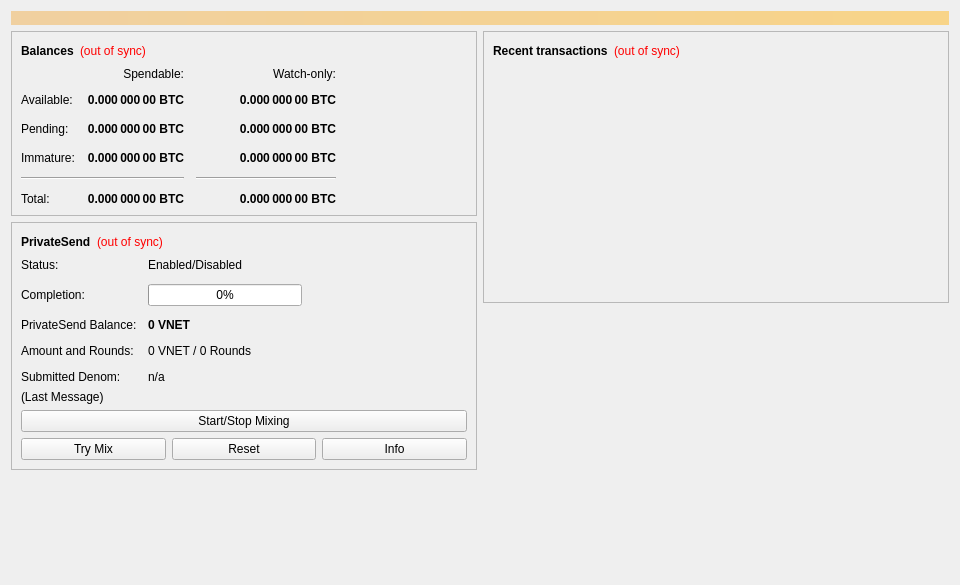
<?xml version="1.0" encoding="UTF-8"?>
<ui version="4.0">
 <class>OverviewPage</class>
 <widget class="QWidget" name="OverviewPage">
  <property name="geometry">
   <rect>
    <x>0</x>
    <y>0</y>
    <width>960</width>
    <height>585</height>
   </rect>
  </property>
  <property name="minimumSize">
   <size>
    <width>960</width>
    <height>0</height>
   </size>
  </property>
  <property name="windowTitle">
   <string>Form</string>
  </property>
  <layout class="QVBoxLayout" name="topLayout">
   <item>
    <widget class="QLabel" name="labelAlerts">
     <property name="visible">
      <bool>false</bool>
     </property>
     <property name="styleSheet">
      <string notr="true">QLabel { background-color: qlineargradient(x1: 0, y1: 0, x2: 1, y2: 0, stop:0 #F0D0A0, stop:1 #F8D488); color:#000000; }</string>
     </property>
     <property name="wordWrap">
      <bool>true</bool>
     </property>
     <property name="margin">
      <number>3</number>
     </property>
     <property name="textInteractionFlags">
      <set>Qt::TextSelectableByMouse</set>
     </property>
    </widget>
   </item>
   <item>
    <layout class="QHBoxLayout" name="horizontalLayout" stretch="1,1">
     <item>
      <layout class="QVBoxLayout" name="verticalLayout_2">
       <item>
        <widget class="QFrame" name="frame">
         <property name="frameShape">
          <enum>QFrame::StyledPanel</enum>
         </property>
         <property name="frameShadow">
          <enum>QFrame::Raised</enum>
         </property>
         <layout class="QVBoxLayout" name="verticalLayout_4">
          <item>
           <layout class="QHBoxLayout" name="horizontalLayout_4">
            <item>
             <widget class="QLabel" name="label_5">
              <property name="font">
               <font>
                <weight>75</weight>
                <bold>true</bold>
               </font>
              </property>
              <property name="text">
               <string>Balances</string>
              </property>
             </widget>
            </item>
            <item>
             <widget class="QLabel" name="labelWalletStatus">
              <property name="toolTip">
               <string>The displayed information may be out of date. Your wallet automatically synchronizes with the VNet network after a connection is established, but this process has not completed yet.</string>
              </property>
              <property name="styleSheet">
               <string notr="true">QLabel { color: red; }</string>
              </property>
              <property name="text">
               <string notr="true">(out of sync)</string>
              </property>
              <property name="alignment">
               <set>Qt::AlignLeading|Qt::AlignLeft|Qt::AlignVCenter</set>
              </property>
             </widget>
            </item>
            <item>
             <spacer name="horizontalSpacer_3">
              <property name="orientation">
               <enum>Qt::Horizontal</enum>
              </property>
              <property name="sizeHint" stdset="0">
               <size>
                <width>40</width>
                <height>20</height>
               </size>
              </property>
             </spacer>
            </item>
           </layout>
          </item>
          <item>
           <layout class="QGridLayout" name="gridLayout">
            <property name="spacing">
             <number>12</number>
            </property>
            <item row="2" column="2">
             <widget class="QLabel" name="labelWatchPending">
              <property name="font">
               <font>
                <weight>75</weight>
                <bold>true</bold>
               </font>
              </property>
              <property name="cursor">
               <cursorShape>IBeamCursor</cursorShape>
              </property>
              <property name="toolTip">
               <string>Unconfirmed transactions to watch-only addresses</string>
              </property>
              <property name="text">
               <string notr="true">0.000 000 00 BTC</string>
              </property>
              <property name="alignment">
               <set>Qt::AlignRight|Qt::AlignTrailing|Qt::AlignVCenter</set>
              </property>
              <property name="textInteractionFlags">
               <set>Qt::LinksAccessibleByMouse|Qt::TextSelectableByKeyboard|Qt::TextSelectableByMouse</set>
              </property>
             </widget>
            </item>
            <item row="2" column="1">
             <widget class="QLabel" name="labelUnconfirmed">
              <property name="font">
               <font>
                <weight>75</weight>
                <bold>true</bold>
               </font>
              </property>
              <property name="cursor">
               <cursorShape>IBeamCursor</cursorShape>
              </property>
              <property name="toolTip">
               <string>Total of transactions that have yet to be confirmed, and do not yet count toward the spendable balance</string>
              </property>
              <property name="text">
               <string notr="true">0.000 000 00 BTC</string>
              </property>
              <property name="alignment">
               <set>Qt::AlignRight|Qt::AlignTrailing|Qt::AlignVCenter</set>
              </property>
              <property name="textInteractionFlags">
               <set>Qt::LinksAccessibleByMouse|Qt::TextSelectableByKeyboard|Qt::TextSelectableByMouse</set>
              </property>
             </widget>
            </item>
            <item row="3" column="2">
             <widget class="QLabel" name="labelWatchImmature">
              <property name="font">
               <font>
                <weight>75</weight>
                <bold>true</bold>
               </font>
              </property>
              <property name="cursor">
               <cursorShape>IBeamCursor</cursorShape>
              </property>
              <property name="toolTip">
               <string>Mined balance in watch-only addresses that has not yet matured</string>
              </property>
              <property name="text">
               <string notr="true">0.000 000 00 BTC</string>
              </property>
              <property name="alignment">
               <set>Qt::AlignRight|Qt::AlignTrailing|Qt::AlignVCenter</set>
              </property>
              <property name="textInteractionFlags">
               <set>Qt::LinksAccessibleByMouse|Qt::TextSelectableByKeyboard|Qt::TextSelectableByMouse</set>
              </property>
             </widget>
            </item>
            <item row="4" column="0" colspan="2">
             <widget class="Line" name="lineSpendableBalance">
              <property name="orientation">
               <enum>Qt::Horizontal</enum>
              </property>
             </widget>
            </item>
            <item row="4" column="2">
             <widget class="Line" name="lineWatchBalance">
              <property name="sizePolicy">
               <sizepolicy hsizetype="Preferred" vsizetype="Fixed">
                <horstretch>0</horstretch>
                <verstretch>0</verstretch>
               </sizepolicy>
              </property>
              <property name="minimumSize">
               <size>
                <width>140</width>
                <height>0</height>
               </size>
              </property>
              <property name="orientation">
               <enum>Qt::Horizontal</enum>
              </property>
             </widget>
            </item>
            <item row="5" column="0">
             <widget class="QLabel" name="labelTotalText">
              <property name="text">
               <string>Total:</string>
              </property>
             </widget>
            </item>
            <item row="3" column="1">
             <widget class="QLabel" name="labelImmature">
              <property name="font">
               <font>
                <weight>75</weight>
                <bold>true</bold>
               </font>
              </property>
              <property name="cursor">
               <cursorShape>IBeamCursor</cursorShape>
              </property>
              <property name="toolTip">
               <string>Mined balance that has not yet matured</string>
              </property>
              <property name="text">
               <string notr="true">0.000 000 00 BTC</string>
              </property>
              <property name="alignment">
               <set>Qt::AlignRight|Qt::AlignTrailing|Qt::AlignVCenter</set>
              </property>
              <property name="textInteractionFlags">
               <set>Qt::LinksAccessibleByMouse|Qt::TextSelectableByKeyboard|Qt::TextSelectableByMouse</set>
              </property>
             </widget>
            </item>
            <item row="2" column="3">
             <spacer name="horizontalSpacer_2">
              <property name="orientation">
               <enum>Qt::Horizontal</enum>
              </property>
              <property name="sizeHint" stdset="0">
               <size>
                <width>40</width>
                <height>20</height>
               </size>
              </property>
             </spacer>
            </item>
            <item row="3" column="0">
             <widget class="QLabel" name="labelImmatureText">
              <property name="text">
               <string>Immature:</string>
              </property>
             </widget>
            </item>
            <item row="5" column="1">
             <widget class="QLabel" name="labelTotal">
              <property name="font">
               <font>
                <weight>75</weight>
                <bold>true</bold>
               </font>
              </property>
              <property name="cursor">
               <cursorShape>IBeamCursor</cursorShape>
              </property>
              <property name="toolTip">
               <string>Your current total balance</string>
              </property>
              <property name="text">
               <string notr="true">0.000 000 00 BTC</string>
              </property>
              <property name="alignment">
               <set>Qt::AlignRight|Qt::AlignTrailing|Qt::AlignVCenter</set>
              </property>
              <property name="textInteractionFlags">
               <set>Qt::LinksAccessibleByMouse|Qt::TextSelectableByKeyboard|Qt::TextSelectableByMouse</set>
              </property>
             </widget>
            </item>
            <item row="5" column="2">
             <widget class="QLabel" name="labelWatchTotal">
              <property name="font">
               <font>
                <weight>75</weight>
                <bold>true</bold>
               </font>
              </property>
              <property name="cursor">
               <cursorShape>IBeamCursor</cursorShape>
              </property>
              <property name="toolTip">
               <string>Current total balance in watch-only addresses</string>
              </property>
              <property name="text">
               <string notr="true">0.000 000 00 BTC</string>
              </property>
              <property name="alignment">
               <set>Qt::AlignRight|Qt::AlignTrailing|Qt::AlignVCenter</set>
              </property>
              <property name="textInteractionFlags">
               <set>Qt::LinksAccessibleByMouse|Qt::TextSelectableByKeyboard|Qt::TextSelectableByMouse</set>
              </property>
             </widget>
            </item>
            <item row="0" column="2">
             <widget class="QLabel" name="labelWatchonly">
              <property name="text">
               <string>Watch-only:</string>
              </property>
              <property name="alignment">
               <set>Qt::AlignRight|Qt::AlignTrailing|Qt::AlignVCenter</set>
              </property>
             </widget>
            </item>
            <item row="1" column="0">
             <widget class="QLabel" name="labelBalanceText">
              <property name="text">
               <string>Available:</string>
              </property>
             </widget>
            </item>
            <item row="1" column="1">
             <widget class="QLabel" name="labelBalance">
              <property name="font">
               <font>
                <weight>75</weight>
                <bold>true</bold>
               </font>
              </property>
              <property name="cursor">
               <cursorShape>IBeamCursor</cursorShape>
              </property>
              <property name="toolTip">
               <string>Your current spendable balance</string>
              </property>
              <property name="text">
               <string notr="true">0.000 000 00 BTC</string>
              </property>
              <property name="alignment">
               <set>Qt::AlignRight|Qt::AlignTrailing|Qt::AlignVCenter</set>
              </property>
              <property name="textInteractionFlags">
               <set>Qt::LinksAccessibleByMouse|Qt::TextSelectableByKeyboard|Qt::TextSelectableByMouse</set>
              </property>
             </widget>
            </item>
            <item row="1" column="2">
             <widget class="QLabel" name="labelWatchAvailable">
              <property name="font">
               <font>
                <weight>75</weight>
                <bold>true</bold>
               </font>
              </property>
              <property name="cursor">
               <cursorShape>IBeamCursor</cursorShape>
              </property>
              <property name="toolTip">
               <string>Your current balance in watch-only addresses</string>
              </property>
              <property name="text">
               <string notr="true">0.000 000 00 BTC</string>
              </property>
              <property name="alignment">
               <set>Qt::AlignRight|Qt::AlignTrailing|Qt::AlignVCenter</set>
              </property>
              <property name="textInteractionFlags">
               <set>Qt::LinksAccessibleByMouse|Qt::TextSelectableByKeyboard|Qt::TextSelectableByMouse</set>
              </property>
             </widget>
            </item>
            <item row="2" column="0">
             <widget class="QLabel" name="labelPendingText">
              <property name="text">
               <string>Pending:</string>
              </property>
             </widget>
            </item>
            <item row="0" column="1">
             <widget class="QLabel" name="labelSpendable">
              <property name="text">
               <string>Spendable:</string>
              </property>
              <property name="alignment">
               <set>Qt::AlignRight|Qt::AlignTrailing|Qt::AlignVCenter</set>
              </property>
             </widget>
            </item>
           </layout>
          </item>
         </layout>
        </widget>
       </item>
       <item>
        <widget class="QFrame" name="framePrivateSend">
         <property name="layoutDirection">
          <enum>Qt::LeftToRight</enum>
         </property>
         <property name="frameShape">
          <enum>QFrame::StyledPanel</enum>
         </property>
         <property name="frameShadow">
          <enum>QFrame::Raised</enum>
         </property>
         <layout class="QVBoxLayout" name="VerticalLayout_PS1">
          <item>
           <layout class="QHBoxLayout" name="horizontalLayout_5">
            <item>
             <widget class="QLabel" name="labelPrivateSendHeader">
              <property name="font">
               <font>
                <weight>75</weight>
                <bold>true</bold>
               </font>
              </property>
              <property name="text">
               <string>PrivateSend</string>
              </property>
             </widget>
            </item>
            <item>
             <widget class="QLabel" name="labelPrivateSendSyncStatus">
              <property name="toolTip">
               <string>The displayed information may be out of date. Your wallet automatically synchronizes with the VNet network after a connection is established, but this process has not completed yet.</string>
              </property>
              <property name="styleSheet">
               <string notr="true">QLabel { color: red; }</string>
              </property>
              <property name="text">
               <string notr="true">(out of sync)</string>
              </property>
              <property name="alignment">
               <set>Qt::AlignLeading|Qt::AlignLeft|Qt::AlignVCenter</set>
              </property>
             </widget>
            </item>
            <item>
             <spacer name="horizontalSpacer_4">
              <property name="orientation">
               <enum>Qt::Horizontal</enum>
              </property>
              <property name="sizeHint" stdset="0">
               <size>
                <width>40</width>
                <height>20</height>
               </size>
              </property>
             </spacer>
            </item>
           </layout>
          </item>
          <item>
           <layout class="QFormLayout" name="privateSendFormLayout">
            <property name="fieldGrowthPolicy">
             <enum>QFormLayout::AllNonFixedFieldsGrow</enum>
            </property>
            <property name="horizontalSpacing">
             <number>11</number>
            </property>
            <property name="verticalSpacing">
             <number>12</number>
            </property>
            <item row="0" column="0">
             <widget class="QLabel" name="labelPrivateSendEnabledText">
              <property name="text">
               <string>Status:</string>
              </property>
             </widget>
            </item>
            <item row="0" column="1">
             <widget class="QLabel" name="labelPrivateSendEnabled">
              <property name="text">
               <string>Enabled/Disabled</string>
              </property>
             </widget>
            </item>
            <item row="1" column="0">
             <widget class="QLabel" name="labelCompletitionText">
              <property name="text">
               <string>Completion:</string>
              </property>
             </widget>
            </item>
            <item row="1" column="1">
             <widget class="QProgressBar" name="privateSendProgress">
              <property name="maximumSize">
               <size>
                <width>154</width>
                <height>16777215</height>
               </size>
              </property>
              <property name="value">
               <number>0</number>
              </property>
             </widget>
            </item>
            <item row="2" column="0">
             <widget class="QLabel" name="labelAnonymizedText">
              <property name="text">
               <string>PrivateSend Balance:</string>
              </property>
             </widget>
            </item>
            <item row="2" column="1">
             <widget class="QLabel" name="labelAnonymized">
              <property name="font">
               <font>
                <weight>75</weight>
                <bold>true</bold>
               </font>
              </property>
              <property name="text">
               <string notr="true">0 VNET</string>
              </property>
             </widget>
            </item>
            <item row="3" column="0">
             <widget class="QLabel" name="labelAmountAndRoundsText">
              <property name="text">
               <string>Amount and Rounds:</string>
              </property>
             </widget>
            </item>
            <item row="3" column="1">
             <widget class="QLabel" name="labelAmountRounds">
              <property name="text">
               <string>0 VNET / 0 Rounds</string>
              </property>
             </widget>
            </item>
            <item row="4" column="0">
             <widget class="QLabel" name="labelSubmittedDenomText">
              <property name="text">
               <string>Submitted Denom:</string>
              </property>
             </widget>
            </item>
            <item row="4" column="1">
             <widget class="QLabel" name="labelSubmittedDenom">
              <property name="toolTip">
               <string>The denominations you submitted to the Masternode.&lt;br&gt;To mix, other users must submit the exact same denominations.</string>
              </property>
              <property name="text">
               <string>n/a</string>
              </property>
             </widget>
            </item>
           </layout>
          </item>
          <item>
           <layout class="QVBoxLayout" name="VerticalLayout_PS">
            <item>
             <widget class="QLabel" name="labelPrivateSendLastMessage">
              <property name="text">
               <string>(Last Message)</string>
              </property>
              <property name="alignment">
               <set>Qt::AlignLeading|Qt::AlignLeft|Qt::AlignTop</set>
              </property>
              <property name="wordWrap">
               <bool>true</bool>
              </property>
             </widget>
            </item>
            <item>
             <widget class="QPushButton" name="togglePrivateSend">
              <property name="sizePolicy">
               <sizepolicy hsizetype="MinimumExpanding" vsizetype="Fixed">
                <horstretch>0</horstretch>
                <verstretch>0</verstretch>
               </sizepolicy>
              </property>
              <property name="text">
               <string>Start/Stop Mixing</string>
              </property>
             </widget>
            </item>
            <item>
             <layout class="QHBoxLayout" name="horizontalLayout_debugbuttons">
              <item>
               <widget class="QPushButton" name="privateSendAuto">
                <property name="sizePolicy">
                 <sizepolicy hsizetype="MinimumExpanding" vsizetype="Fixed">
                  <horstretch>0</horstretch>
                  <verstretch>0</verstretch>
                 </sizepolicy>
                </property>
                <property name="toolTip">
                 <string>Try to manually submit a PrivateSend request.</string>
                </property>
                <property name="text">
                 <string>Try Mix</string>
                </property>
               </widget>
              </item>
              <item>
               <widget class="QPushButton" name="privateSendReset">
                <property name="sizePolicy">
                 <sizepolicy hsizetype="MinimumExpanding" vsizetype="Fixed">
                  <horstretch>0</horstretch>
                  <verstretch>0</verstretch>
                 </sizepolicy>
                </property>
                <property name="toolTip">
                 <string>Reset the current status of PrivateSend (can interrupt PrivateSend if it's in the process of Mixing, which can cost you money!)</string>
                </property>
                <property name="autoFillBackground">
                 <bool>false</bool>
                </property>
                <property name="text">
                 <string>Reset</string>
                </property>
               </widget>
              </item>
              <item>
               <widget class="QPushButton" name="privateSendInfo">
                <property name="sizePolicy">
                 <sizepolicy hsizetype="MinimumExpanding" vsizetype="Fixed">
                  <horstretch>0</horstretch>
                  <verstretch>0</verstretch>
                 </sizepolicy>
                </property>
                <property name="toolTip">
                 <string>Information about PrivateSend and Mixing</string>
                </property>
                <property name="text">
                 <string>Info</string>
                </property>
               </widget>
              </item>
             </layout>
            </item>
           </layout>
          </item>
         </layout>
        </widget>
       </item>
       <item>
        <spacer name="verticalSpacer">
         <property name="orientation">
          <enum>Qt::Vertical</enum>
         </property>
         <property name="sizeHint" stdset="0">
          <size>
           <width>20</width>
           <height>40</height>
          </size>
         </property>
        </spacer>
       </item>
      </layout>
     </item>
     <item>
      <layout class="QVBoxLayout" name="verticalLayout_3">
       <item>
        <widget class="QFrame" name="frame_2">
         <property name="frameShape">
          <enum>QFrame::StyledPanel</enum>
         </property>
         <property name="frameShadow">
          <enum>QFrame::Raised</enum>
         </property>
         <layout class="QVBoxLayout" name="verticalLayout">
          <item>
           <layout class="QHBoxLayout" name="horizontalLayout_2">
            <item>
             <widget class="QLabel" name="label_4">
              <property name="font">
               <font>
                <weight>75</weight>
                <bold>true</bold>
               </font>
              </property>
              <property name="text">
               <string>Recent transactions</string>
              </property>
             </widget>
            </item>
            <item>
             <widget class="QLabel" name="labelTransactionsStatus">
              <property name="toolTip">
               <string>The displayed information may be out of date. Your wallet automatically synchronizes with the VNet network after a connection is established, but this process has not completed yet.</string>
              </property>
              <property name="styleSheet">
               <string notr="true">QLabel { color: red; }</string>
              </property>
              <property name="text">
               <string notr="true">(out of sync)</string>
              </property>
              <property name="alignment">
               <set>Qt::AlignLeading|Qt::AlignLeft|Qt::AlignVCenter</set>
              </property>
             </widget>
            </item>
            <item>
             <spacer name="horizontalSpacer">
              <property name="orientation">
               <enum>Qt::Horizontal</enum>
              </property>
              <property name="sizeHint" stdset="0">
               <size>
                <width>40</width>
                <height>20</height>
               </size>
              </property>
             </spacer>
            </item>
           </layout>
          </item>
          <item>
           <widget class="QListView" name="listTransactions">
            <property name="styleSheet">
             <string notr="true">QListView { background: transparent; }</string>
            </property>
            <property name="frameShape">
             <enum>QFrame::NoFrame</enum>
            </property>
            <property name="verticalScrollBarPolicy">
             <enum>Qt::ScrollBarAlwaysOff</enum>
            </property>
            <property name="horizontalScrollBarPolicy">
             <enum>Qt::ScrollBarAlwaysOff</enum>
            </property>
            <property name="selectionMode">
             <enum>QAbstractItemView::NoSelection</enum>
            </property>
           </widget>
          </item>
         </layout>
        </widget>
       </item>
       <item>
        <spacer name="verticalSpacer_2">
         <property name="orientation">
          <enum>Qt::Vertical</enum>
         </property>
         <property name="sizeHint" stdset="0">
          <size>
           <width>20</width>
           <height>40</height>
          </size>
         </property>
        </spacer>
       </item>
      </layout>
     </item>
    </layout>
   </item>
  </layout>
 </widget>
 <resources/>
 <connections/>
</ui>
